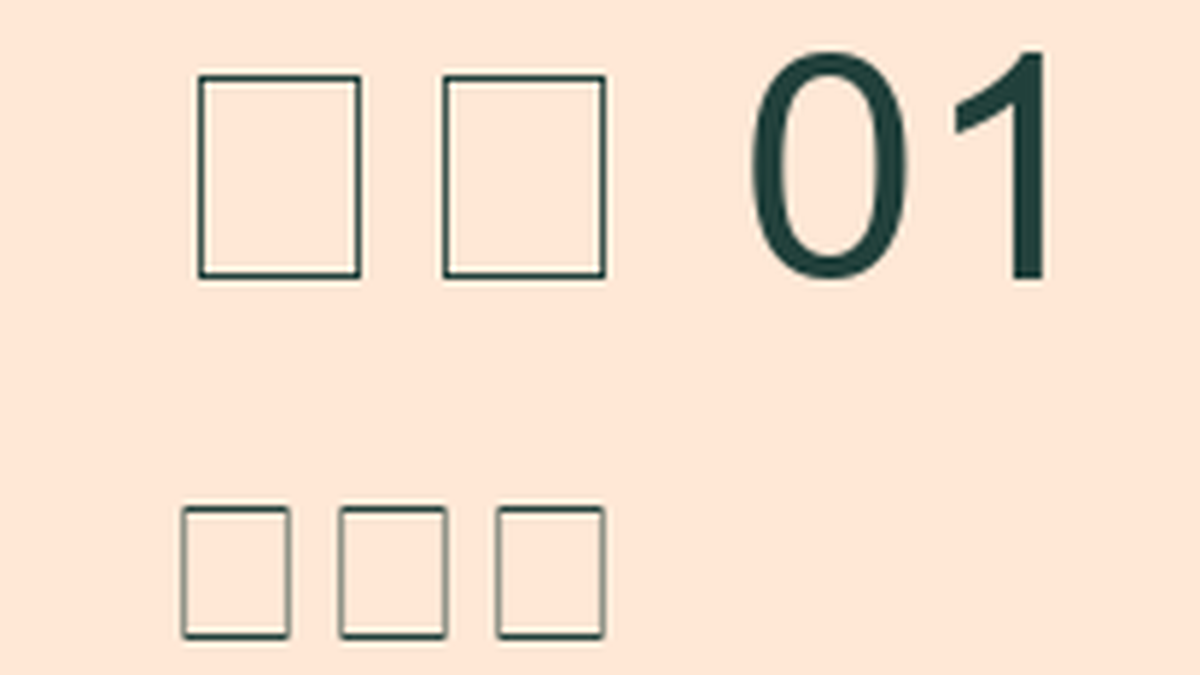
#> input picture assets/1.png, 1200 x 675 px; its folder holds 4 pictures in this run
$ python autocrop_thumbs.py
#> lines starting #> are read from the running program, lines starting #| are printed output that depends on the picture
from PIL import Image
import os

ASSETS_DIR = os.path.join(os.path.dirname(__file__), '..', 'assets')
TARGET_W, TARGET_H = 1200, 675
TARGET_RATIO = TARGET_W / TARGET_H
THRESH = 18
PADDING = 1.15


def most_common_color(samples):
    counts = {}
    for c in samples:
        counts[c] = counts.get(c, 0) + 1
    return max(counts.items(), key=lambda x: x[1])[0]


def find_content_bbox(img, bg_color, thresh=THRESH):
    w, h = img.size
    px = img.load()
    minx, miny = w, h
    maxx, maxy = 0, 0
    found = False
    for y in range(h):
        for x in range(w):
            r, g, b, a = px[x, y]
            if a == 0:
                continue
            if abs(r - bg_color[0]) > thresh or abs(g - bg_color[1]) > thresh or abs(b - bg_color[2]) > thresh:
                found = True
                if x < minx: minx = x
                if y < miny: miny = y
                if x > maxx: maxx = x
                if y > maxy: maxy = y
    if not found:
        return None
    return (minx, miny, maxx + 1, maxy + 1)


def expand_to_ratio(box, img_size, target_ratio, padding=PADDING):
    w_img, h_img = img_size
    minx, miny, maxx, maxy = box
    bw = maxx - minx
    bh = maxy - miny
    cx = minx + bw / 2
    cy = miny + bh / 2

    # expand with padding
    bw *= padding
    bh *= padding

    # adjust to target ratio
    if bw / bh > target_ratio:
        # too wide -> increase height
        bh = bw / target_ratio
    else:
        bw = bh * target_ratio

    left = int(max(0, cx - bw / 2))
    top = int(max(0, cy - bh / 2))
    right = int(min(w_img, left + bw))
    bottom = int(min(h_img, top + bh))

    # if clipped at edge, shift to fill target size
    if right - left < bw:
        left = max(0, int(right - bw))
    if bottom - top < bh:
        top = max(0, int(bottom - bh))

    return (left, top, int(left + bw), int(top + bh))


def center_crop_box(img_size, target_ratio):
    w, h = img_size
    if w / h > target_ratio:
        crop_h = h
        crop_w = int(h * target_ratio)
    else:
        crop_w = w
        crop_h = int(w / target_ratio)
    left = (w - crop_w) // 2
    top = (h - crop_h) // 2
    return (left, top, left + crop_w, top + crop_h)


def process_file(path):
    try:
        img = Image.open(path).convert('RGBA')
        w, h = img.size
        # sample corners for bg color
        samples = [img.getpixel((0,0)), img.getpixel((w-1,0)), img.getpixel((0,h-1)), img.getpixel((w-1,h-1))]
        bg = most_common_color(samples)[:3]
        bbox = find_content_bbox(img, bg)
        if bbox:
            box = expand_to_ratio(bbox, (w, h), TARGET_RATIO)
        else:
            box = center_crop_box((w, h), TARGET_RATIO)
        cropped = img.crop(box).resize((TARGET_W, TARGET_H), Image.LANCZOS)
        cropped.save(path, optimize=True)
        print('wrote', path)
    except Exception as e:
        print('error', path, e)


if __name__ == '__main__':
    assets = [f for f in os.listdir(ASSETS_DIR) if f.endswith('.png') and f[0] in '123456']
    assets.sort()
    for fn in assets:
        process_file(os.path.join(ASSETS_DIR, fn))
#> in process_file, img is the input picture: PIL image 1200x675 RGBA; mean R, G, B, A 244.3, 224.4, 207, 255
#> in process_file, `samples = [img.getpixel((0,0)), img.getpixel((w-1,0)), img.getpixel((0..`: samples = [(255, 232, 214, 255), (255, 232, 214, 255), (255, 232, 214, 255), (255, 232, 214, 255)]
#> the loop in most_common_color, `for c in samples:` made 4 passes
#> after the loop in most_common_color, `for c in samples:`: counts = {(255, 232, 214, 255): 4}
#> in process_file, `bg = most_common_color(samples)[:3]`: bg = (255, 232, 214)
#> after the loop in find_content_bbox, `for y in range(h):`: maxx = 1044; maxy = 646; minx = 179; miny = 46
#> in process_file, `bbox = find_content_bbox(img, bg)`: bbox = (179, 46, 1045, 647)
#> in expand_to_ratio, `minx, miny, maxx, maxy = box`: minx = 179; miny = 46; maxx = 1045; maxy = 647
#> in expand_to_ratio, `bw = maxx - minx`: bw = 866
#> in expand_to_ratio, `bh = maxy - miny`: bh = 601
#> in expand_to_ratio, `cx = minx + bw / 2`: cx = 612
#> in expand_to_ratio, `cy = miny + bh / 2`: cy = 346.5
#> in expand_to_ratio, `bw *= padding`: bw = 995.9
#> in expand_to_ratio, `bh *= padding`: bh = 691.1
#> in expand_to_ratio, `bw = bh * target_ratio`: bw = 1228.7
#> in expand_to_ratio, `left = int(max(0, cx - bw / 2))`: left = 0
#> in expand_to_ratio, `right = int(min(w_img, left + bw))`: right = 1200
#> in expand_to_ratio, `bottom = int(min(h_img, top + bh))`: bottom = 675
#> in process_file, `box = expand_to_ratio(bbox, (w, h), TARGET_RATIO)`: box = (0, 0, 1228, 691)
#> in process_file, `cropped = img.crop(box).resize((TARGET_W, TARGET_H), Image.LANCZOS)`:
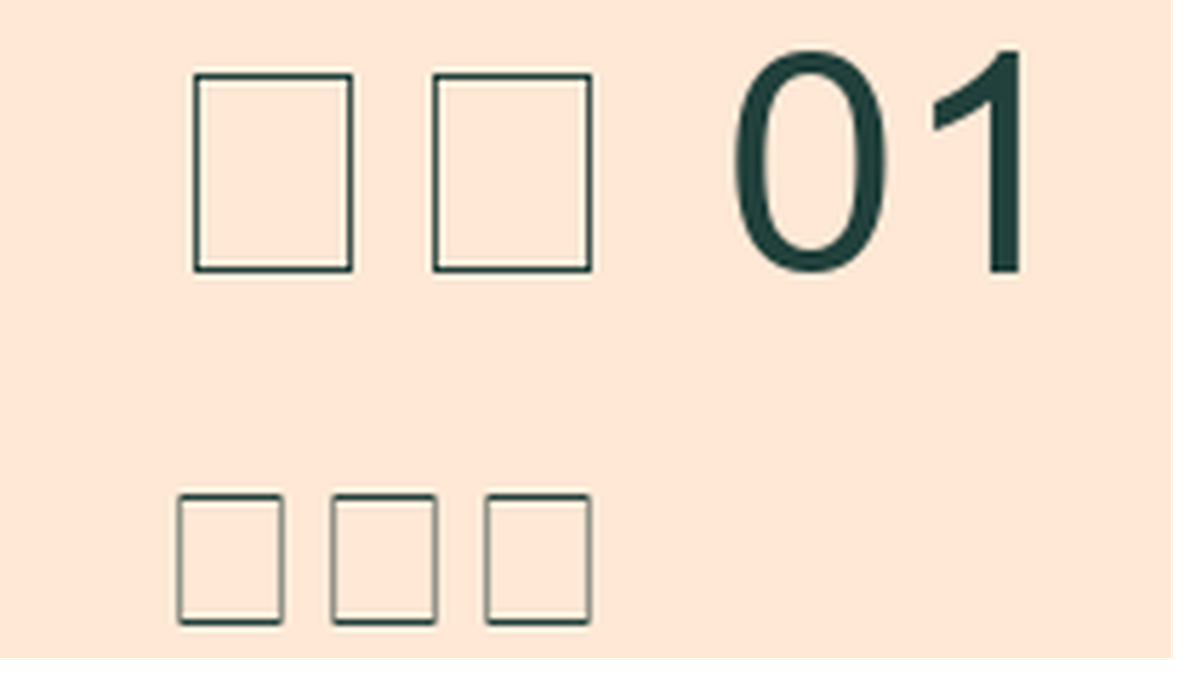
#> cropped: PIL image 1200x675 RGBA; mean R, G, B, A 234, 215.1, 198.3, 243.4; transparent parts drawn white
#> pass 2 of the loop `for fn in assets:`:
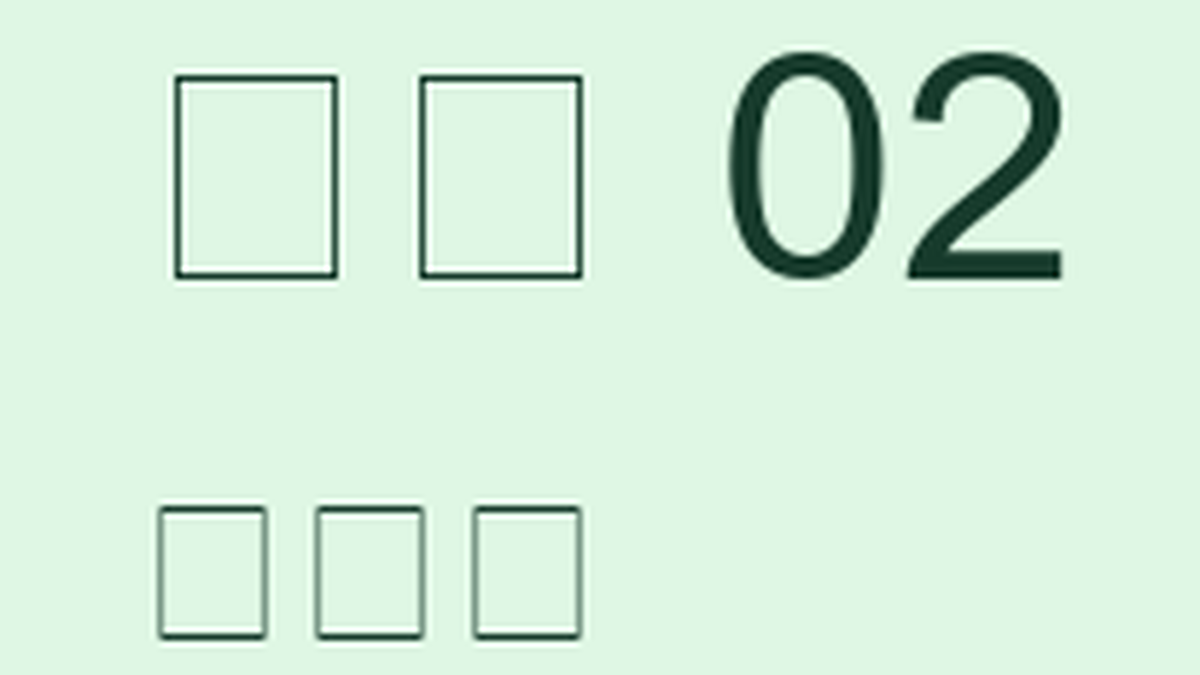
#> input picture assets/2.png, 1200 x 675 px
#> in process_file, img is the input picture: PIL image 1200x675 RGBA; mean R, G, B, A 212.5, 236.8, 218.3, 255
#> samples = [(223, 247, 228, 255), (223, 247, 228, 255), (223, 247, 228, 255), (223, 247, 228, 255)]
#> the loop in most_common_color (call 2), `for c in samples:` made 4 passes
#> bg = (223, 247, 228)
#> bbox = (155, 46, 1067, 647)
#> in process_file (call 2), `cropped = img.crop(box).resize((TARGET_W, TARGET_H), Image.LANCZOS)`:
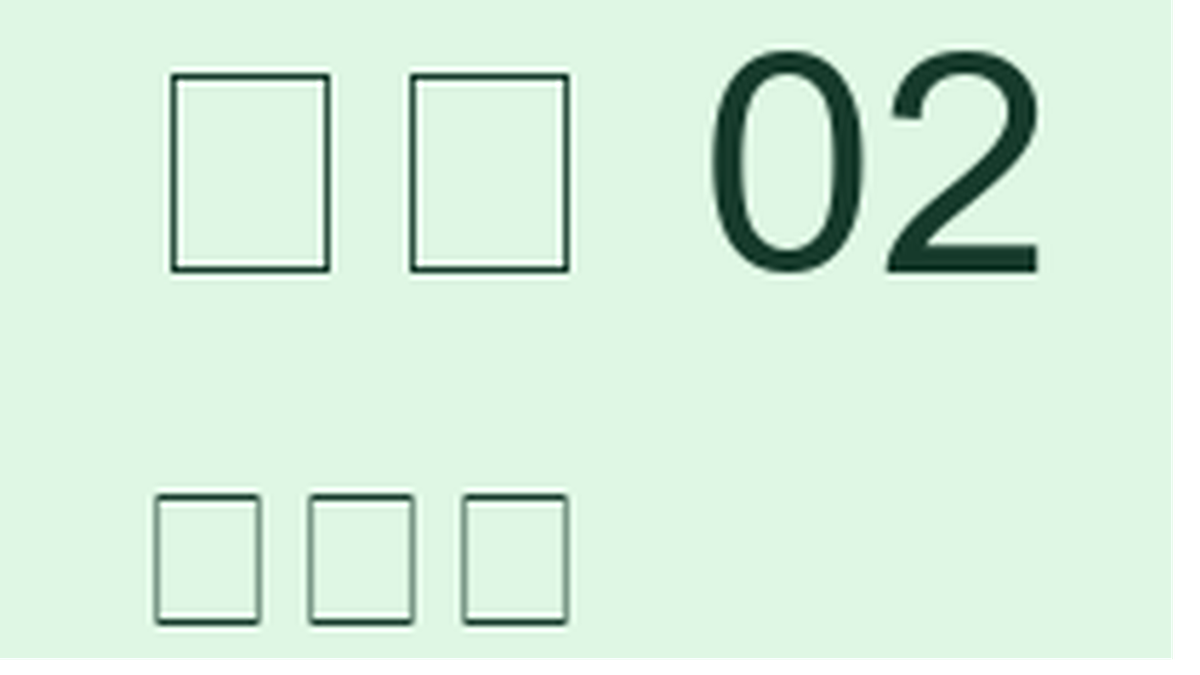
#> cropped: PIL image 1200x675 RGBA; mean R, G, B, A 203.7, 226.9, 209.3, 243.4; transparent parts drawn white
